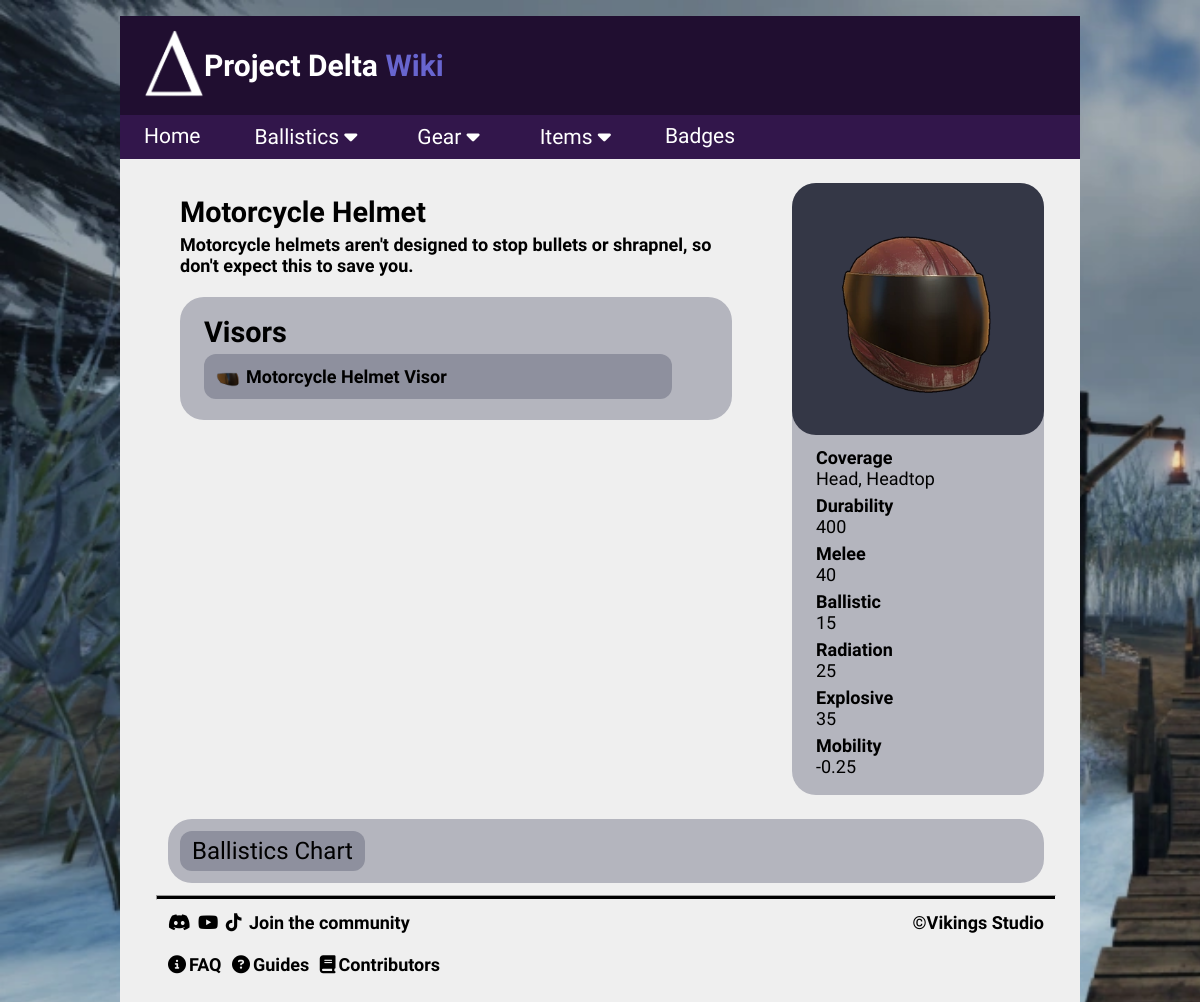
Page /helmet/1 on the committed database.
### tables this page shows
CREATE TABLE helmets (id INTEGER PRIMARY KEY, name TEXT, durability INTEGER, melee INTEGER, ballistic INTEGER, radiation INTEGER, explosive INTEGER, mobility INTEGER, coverage TEXT, description TEXT, image TEXT, "sell value" INTEGER, "buy value" INTEGER);

CREATE TABLE visors (id INTEGER PRIMARY KEY, name TEXT, durability INTEGER, melee INTEGER, ballistic INTEGER, radiation INTEGER, explosive INTEGER, coverage TEXT, description TEXT, image TEXT, "sell value" INTEGER, "buy value" INTEGER);

### Flask/routes.py (the view)
@app.route("/helmet/<int:id>")  # route for helmets
def helmet(id):
    ballistics = {}
    conn = sqlite3.connect('delta.db')
    cur = conn.cursor()
    cur.execute("SELECT * FROM helmets WHERE helmets.id = ?", (id,))
    results = cur.fetchone()
    index_range_handler(results)  # check for list index out of range error
    cur.execute("SELECT id, name, image FROM visors "
                "WHERE id IN (SELECT visor_id FROM helmet_attachments "
                "WHERE helmet_id = ?)", (id,))
    attachments = cur.fetchall()
    cur.execute('SELECT damage, penetration, name, image, id FROM ammunition')
    ammunition = cur.fetchall()
    for ammo in range(len(ammunition)):
        if ammunition[ammo][1] < results[4]:
            ballistics[ammunition[ammo][2]] = (
                floor(2 * ammunition[ammo][0] * ammunition[ammo][1] / results[4]),
                ammunition[ammo][3],
                ceil(50 / floor(ammunition[ammo][0] * ammunition[ammo][1] / results[4])),
                ammunition[ammo][4])
        else:  # if penetration > protection, store damage without calculation
            ballistics[ammunition[ammo][2]] = (
                int(2 * ammunition[ammo][0]),
                ammunition[ammo][3],
                ceil(50 / ammunition[ammo][0]),
                ammunition[ammo][4])
    conn.close()
    return render_template('detail/helmet.html',
                           helmet=results,
                           attachments=attachments,
                           ammunition=ammunition,
                           ballistics=ballistics,
                           title=results[1])

### Flask/routes.py (called while the page is built)
def index_range_handler(results):  # call for any dynamic route that uses ID
    if not results:
        abort(404)  # if index doesn't exist, abort(404) instead of crashing

### Flask/templates/detail/helmet.html
{% extends "partials/layout.html" %}
{% block content %}
<div class="topic">
    <div>
        <h3>{{helmet[1]}}</h3>
        <h5>{{helmet[9]}}
            <br><br>
            {% if attachments %}
            <div class="link-list">
                <h3>Visors</h3>
                <h5>
                    {% for attachment in attachments %}
                    <div class="link-row">
                        <img src="/static/images/gear/visors/{{attachment[2]}}" class="link-icon">
                        <a href="{{ url_for('visor', id=attachment[0]) }}">
                            {{attachment[1]}}
                        </a>
                    </div>
                    {% endfor %}
                </h5>
            </div>
            {% endif %}
        </h5>
    </div>
        <div class="topic-box">
            <img src="/static/images/gear/helmets/{{helmet[10]}}" class="topic-icon">
            <h6 class="topic-row">Coverage <br> <span class="lighter">{{helmet[8]}}</span></h6>
            <h6 class="topic-row">Durability <br> <span class="lighter">{{helmet[2]}}</span></h6>
            <h6 class="topic-row">Melee <br> <span class="lighter">{{helmet[3]}}</span></h6>
            <h6 class="topic-row">Ballistic <br> <span class="lighter">{{helmet[4]}}</span></h6>
            <h6 class="topic-row">Radiation <br> <span class="lighter">{{helmet[5]}}</span></h6>
            <h6 class="topic-row">Explosive <br> <span class="lighter">{{helmet[6]}}</span></h6>
            <h6 class="topic-row">Mobility <br> <span class="lighter">{{helmet[7]}}</span></h6>
        </div>
</div>
{% include 'partials/armor_chart.html' %}
{% endblock %}

### Flask/static/css/style.css (style rules this page uses)
body { background-image: url("../images/background.png"); background-repeat: no-repeat; background-size: cover; background-attachment: fixed; margin: 0; font-family: "Raleway"; }
a { color: black; text-decoration: none; display: inline-block; transition-duration: 0.3s; }
.lighter { font-weight: lighter; }
h3 { color: black; font-size: 2.4vw; margin-top: 1vw; margin-left: 2vw; font-family: 'Bungee'; }
h5 { display: block; color: black; font-size: 1.5vw; margin: -2vw 5vw 0 2vw; }
h5 a { font-size: 1.5vw; margin-bottom: 1vw; }
h6 { color: black; font-size: 1.5vw; text-align: left; margin: 0 0 0.5vw 2vw; transition-duration: 0.3s; }
.topic { display: flex; margin: 2vw 4vw 2vw 3vw; flex: 1 1 auto; }
.topic-box { display: flex; flex-direction: column; background-color: #b4b5be; border-radius: 2vw; padding-bottom: 1vw; margin: 0 0 auto auto; }
.topic-icon { display: block; width: 15vw; height: 15vw; padding: 3vw; background-color: #343746; border-radius: 2vw; margin-bottom: 1vw; transition-duration: 0.3s; }
.topic-row { display: block }
.link-list { background-color: #b4b5be; padding-top: 0.5vw; padding-bottom: 0.5vw; border-radius: 2vw; }
.link-row { display: flex; flex: 1 1 auto; background-color: #8e909e; padding: 1vw 0 0 1vw; margin-bottom: 1.25vw; border-radius: 1vw; }
.link-row a { margin-left: 0.5vw; }
.link-icon { width: 2vw; height: 2vw; }

### rows in the picture
helmets: name "Motorcycle Helmet", description "Motorcycle helmets aren't designed to stop bullets or shrapnel, so don't expect this to save you.", image (picture), coverage "Head, Headtop", durability "400", melee "40", ballistic "15", radiation "25", explosive "35", mobility "-0.25"
visors: image (picture), name "Motorcycle Helmet Visor"
